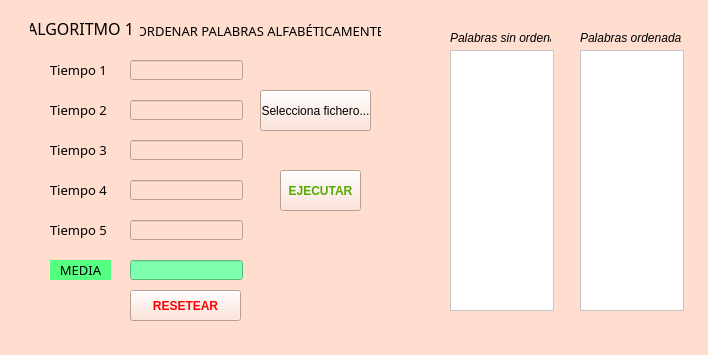
<?xml version="1.0" encoding="UTF-8"?>
<ui version="4.0">
 <class>AlgoritmoSencillo</class>
 <widget class="QWidget" name="AlgoritmoSencillo">
  <property name="geometry">
   <rect>
    <x>0</x>
    <y>0</y>
    <width>708</width>
    <height>355</height>
   </rect>
  </property>
  <property name="windowTitle">
   <string>Algoritmo Sencillo</string>
  </property>
  <property name="styleSheet">
   <string notr="true">background-color: rgb(255, 221, 207);</string>
  </property>
  <widget class="QLabel" name="label">
   <property name="geometry">
    <rect>
     <x>30</x>
     <y>20</y>
     <width>101</width>
     <height>16</height>
    </rect>
   </property>
   <property name="font">
    <font>
     <family>Britannic Bold</family>
     <pointsize>12</pointsize>
    </font>
   </property>
   <property name="text">
    <string>ALGORITMO 1</string>
   </property>
   <property name="alignment">
    <set>Qt::AlignCenter</set>
   </property>
  </widget>
  <widget class="QLabel" name="label_2">
   <property name="geometry">
    <rect>
     <x>140</x>
     <y>20</y>
     <width>241</width>
     <height>21</height>
    </rect>
   </property>
   <property name="font">
    <font>
     <family>Britannic Bold</family>
     <pointsize>10</pointsize>
    </font>
   </property>
   <property name="text">
    <string>ORDENAR PALABRAS ALFABÉTICAMENTE</string>
   </property>
   <property name="alignment">
    <set>Qt::AlignCenter</set>
   </property>
  </widget>
  <widget class="QLineEdit" name="tiempo1">
   <property name="geometry">
    <rect>
     <x>130</x>
     <y>60</y>
     <width>113</width>
     <height>20</height>
    </rect>
   </property>
   <property name="readOnly">
    <bool>true</bool>
   </property>
  </widget>
  <widget class="QLineEdit" name="tiempo2">
   <property name="geometry">
    <rect>
     <x>130</x>
     <y>100</y>
     <width>113</width>
     <height>20</height>
    </rect>
   </property>
   <property name="readOnly">
    <bool>true</bool>
   </property>
  </widget>
  <widget class="QLineEdit" name="tiempo3">
   <property name="geometry">
    <rect>
     <x>130</x>
     <y>140</y>
     <width>113</width>
     <height>20</height>
    </rect>
   </property>
   <property name="readOnly">
    <bool>true</bool>
   </property>
  </widget>
  <widget class="QLineEdit" name="tiempo4">
   <property name="geometry">
    <rect>
     <x>130</x>
     <y>180</y>
     <width>113</width>
     <height>20</height>
    </rect>
   </property>
   <property name="readOnly">
    <bool>true</bool>
   </property>
  </widget>
  <widget class="QLineEdit" name="tiempo5">
   <property name="geometry">
    <rect>
     <x>130</x>
     <y>220</y>
     <width>113</width>
     <height>20</height>
    </rect>
   </property>
   <property name="readOnly">
    <bool>true</bool>
   </property>
  </widget>
  <widget class="QLabel" name="label_t1">
   <property name="geometry">
    <rect>
     <x>50</x>
     <y>60</y>
     <width>61</width>
     <height>20</height>
    </rect>
   </property>
   <property name="font">
    <font>
     <family>Britannic Bold</family>
     <pointsize>10</pointsize>
    </font>
   </property>
   <property name="text">
    <string>Tiempo 1</string>
   </property>
  </widget>
  <widget class="QLabel" name="label_t2">
   <property name="geometry">
    <rect>
     <x>50</x>
     <y>100</y>
     <width>61</width>
     <height>20</height>
    </rect>
   </property>
   <property name="font">
    <font>
     <family>Britannic Bold</family>
     <pointsize>10</pointsize>
    </font>
   </property>
   <property name="text">
    <string>Tiempo 2</string>
   </property>
  </widget>
  <widget class="QLabel" name="label_t3">
   <property name="geometry">
    <rect>
     <x>50</x>
     <y>140</y>
     <width>61</width>
     <height>20</height>
    </rect>
   </property>
   <property name="font">
    <font>
     <family>Britannic Bold</family>
     <pointsize>10</pointsize>
    </font>
   </property>
   <property name="text">
    <string>Tiempo 3</string>
   </property>
  </widget>
  <widget class="QLabel" name="label_t4">
   <property name="geometry">
    <rect>
     <x>50</x>
     <y>180</y>
     <width>61</width>
     <height>20</height>
    </rect>
   </property>
   <property name="font">
    <font>
     <family>Britannic Bold</family>
     <pointsize>10</pointsize>
    </font>
   </property>
   <property name="text">
    <string>Tiempo 4</string>
   </property>
  </widget>
  <widget class="QLabel" name="label_t5">
   <property name="geometry">
    <rect>
     <x>50</x>
     <y>220</y>
     <width>61</width>
     <height>20</height>
    </rect>
   </property>
   <property name="font">
    <font>
     <family>Britannic Bold</family>
     <pointsize>10</pointsize>
    </font>
   </property>
   <property name="text">
    <string>Tiempo 5</string>
   </property>
  </widget>
  <widget class="QPushButton" name="pushEjecutar">
   <property name="geometry">
    <rect>
     <x>280</x>
     <y>170</y>
     <width>81</width>
     <height>41</height>
    </rect>
   </property>
   <property name="font">
    <font>
     <weight>75</weight>
     <bold>true</bold>
    </font>
   </property>
   <property name="styleSheet">
    <string notr="true">color: rgb(85, 170, 0);</string>
   </property>
   <property name="text">
    <string>EJECUTAR</string>
   </property>
  </widget>
  <widget class="QPushButton" name="pushReset">
   <property name="geometry">
    <rect>
     <x>130</x>
     <y>290</y>
     <width>111</width>
     <height>31</height>
    </rect>
   </property>
   <property name="font">
    <font>
     <weight>75</weight>
     <bold>true</bold>
    </font>
   </property>
   <property name="styleSheet">
    <string notr="true">color: rgb(255, 0, 0);</string>
   </property>
   <property name="text">
    <string>RESETEAR</string>
   </property>
  </widget>
  <widget class="QLabel" name="label_media">
   <property name="geometry">
    <rect>
     <x>50</x>
     <y>260</y>
     <width>61</width>
     <height>20</height>
    </rect>
   </property>
   <property name="font">
    <font>
     <family>Britannic Bold</family>
     <pointsize>10</pointsize>
    </font>
   </property>
   <property name="styleSheet">
    <string notr="true">background-color: rgb(85, 255, 127);</string>
   </property>
   <property name="text">
    <string>MEDIA</string>
   </property>
   <property name="alignment">
    <set>Qt::AlignCenter</set>
   </property>
  </widget>
  <widget class="QLineEdit" name="media">
   <property name="geometry">
    <rect>
     <x>130</x>
     <y>260</y>
     <width>113</width>
     <height>20</height>
    </rect>
   </property>
   <property name="styleSheet">
    <string notr="true">background-color: rgb(126, 255, 173);</string>
   </property>
   <property name="readOnly">
    <bool>true</bool>
   </property>
  </widget>
  <widget class="QPushButton" name="pushFichero">
   <property name="geometry">
    <rect>
     <x>260</x>
     <y>90</y>
     <width>111</width>
     <height>41</height>
    </rect>
   </property>
   <property name="text">
    <string>Selecciona fichero...</string>
   </property>
  </widget>
  <widget class="QTextEdit" name="sinOrdenar">
   <property name="geometry">
    <rect>
     <x>450</x>
     <y>50</y>
     <width>104</width>
     <height>261</height>
    </rect>
   </property>
   <property name="styleSheet">
    <string notr="true">background-color: rgb(255, 255, 255);</string>
   </property>
   <property name="readOnly">
    <bool>true</bool>
   </property>
  </widget>
  <widget class="QTextEdit" name="ordenadas">
   <property name="geometry">
    <rect>
     <x>580</x>
     <y>50</y>
     <width>104</width>
     <height>261</height>
    </rect>
   </property>
   <property name="styleSheet">
    <string notr="true">background-color: rgb(255, 255, 255);</string>
   </property>
   <property name="readOnly">
    <bool>true</bool>
   </property>
  </widget>
  <widget class="QLabel" name="label_3">
   <property name="geometry">
    <rect>
     <x>450</x>
     <y>30</y>
     <width>101</width>
     <height>16</height>
    </rect>
   </property>
   <property name="font">
    <font>
     <italic>true</italic>
    </font>
   </property>
   <property name="text">
    <string>Palabras sin ordenar</string>
   </property>
  </widget>
  <widget class="QLabel" name="label_4">
   <property name="geometry">
    <rect>
     <x>580</x>
     <y>30</y>
     <width>101</width>
     <height>16</height>
    </rect>
   </property>
   <property name="font">
    <font>
     <italic>true</italic>
    </font>
   </property>
   <property name="text">
    <string>Palabras ordenadas</string>
   </property>
  </widget>
 </widget>
 <resources/>
 <connections/>
</ui>
